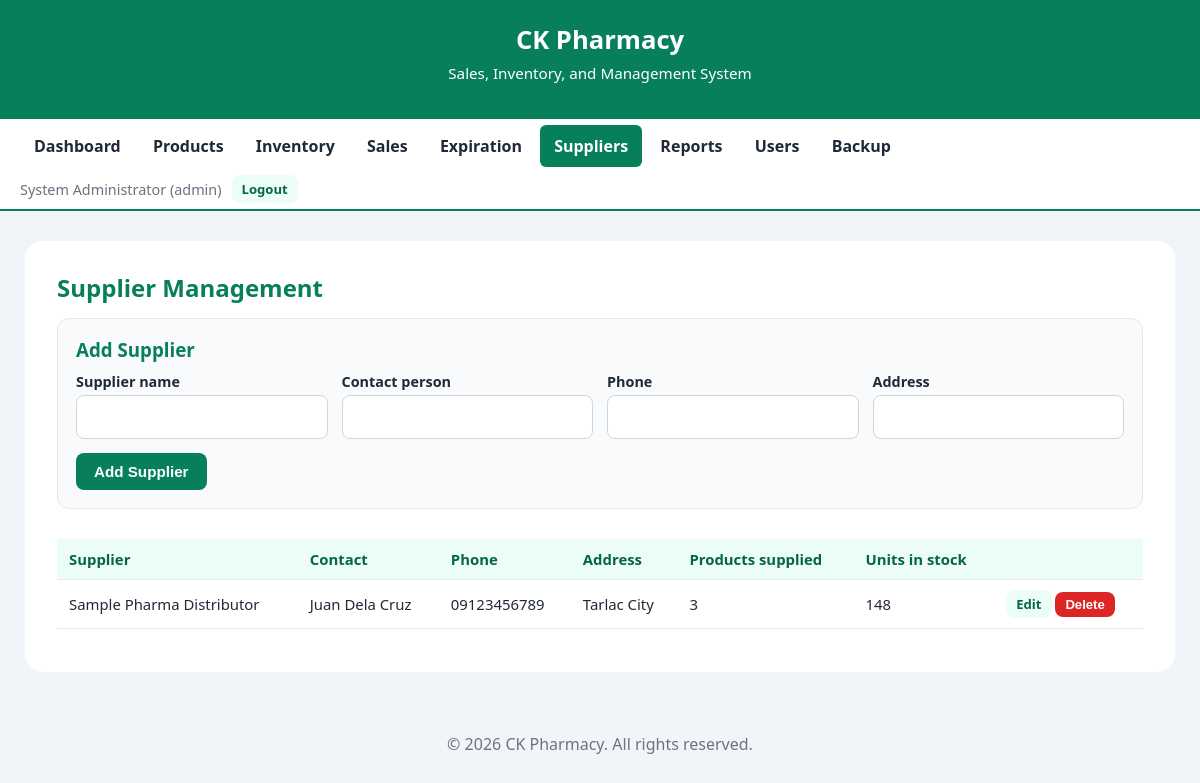
Page /suppliers.php (signed in) on the committed database.
### tables this page shows
CREATE TABLE IF NOT EXISTS suppliers (
    id INT AUTO_INCREMENT PRIMARY KEY,
    name VARCHAR(100) NOT NULL,
    contact_person VARCHAR(100),
    phone VARCHAR(30),
    address VARCHAR(255),
    created_at TIMESTAMP DEFAULT CURRENT_TIMESTAMP
);

### includes/config.php (called while the page is built, shortened)
<?php
function e($value)
{
    return htmlspecialchars((string)$value, ENT_QUOTES, 'UTF-8');
}

### includes/auth.php (called while the page is built, shortened)
<?php
require_once __DIR__ . '/config.php';
function is_admin()
{
    return !empty($_SESSION['user']) && $_SESSION['user']['role'] === 'admin';
}

### suppliers.php (the view, shortened to what this page needs)
<?php
require_once 'includes/auth.php';
$edit = null;
$suppliers = $pdo->query('SELECT s.*, COUNT(p.id) AS product_count, COALESCE(SUM(p.quantity),0) AS units
                          FROM suppliers s LEFT JOIN products p ON p.supplier_id = s.id
                          GROUP BY s.id ORDER BY s.name')->fetchAll();
require 'includes/header.php';
?>
<h2>Supplier Management</h2>
<form method="post" class="form-box">
    <h3 style="margin-top:0"><?= $edit ? 'Edit Supplier' : 'Add Supplier' ?></h3>
    <div class="form-grid">
        <div><label>Supplier name</label><input type="text" name="name" required value="<?= e($edit['name'] ?? '') ?>"></div>
        <div><label>Contact person</label><input type="text" name="contact_person" value="<?= e($edit['contact_person'] ?? '') ?>"></div>
        <div><label>Phone</label><input type="text" name="phone" value="<?= e($edit['phone'] ?? '') ?>"></div>
        <div><label>Address</label><input type="text" name="address" value="<?= e($edit['address'] ?? '') ?>"></div>
    </div>
    <button class="btn" type="submit"><?= $edit ? 'Update Supplier' : 'Add Supplier' ?></button>
</form>
<div class="table-wrap"><table>
    <tr><th>Supplier</th><th>Contact</th><th>Phone</th><th>Address</th><th>Products supplied</th><th>Units in stock</th><th></th></tr>
    <?php foreach ($suppliers as $s): ?>
        <tr>
            <td><?= e($s['name']) ?></td><td><?= e($s['contact_person']) ?></td><td><?= e($s['phone']) ?></td>
            <td><?= e($s['address']) ?></td><td><?= $s['product_count'] ?></td><td><?= $s['units'] ?></td>
            <td class="actions">
                <a class="btn btn-small btn-light" href="suppliers.php?edit=<?= $s['id'] ?>">Edit</a>
                <?php if (is_admin()): ?>
                <form method="post" style="display:inline" onsubmit="return confirm('Delete this supplier?')">
                    <button class="btn btn-small btn-danger" type="submit">Delete</button>
                </form>
                <?php endif; ?>
            </td>
        </tr>
    <?php endforeach; ?>
</table></div>
<?php require 'includes/footer.php'; ?>

### css/style.css (style rules this page uses)
:root { --green: #077f5a; --green-dark: #05654a; --green-light: #ecfdf5; --bg: #f1f5f9; --text: #1f2937; --muted: #6b7280; --danger: #dc2626; --warning: #d97706; --border: #d1d5db; }
* { box-sizing: border-box; margin: 0; padding: 0; }
body { font-family: "Segoe UI", Arial, sans-serif; background: var(--bg); color: var(--text); min-height: 100vh; display: flex; flex-direction: column; }
h2 { color: var(--green); margin-bottom: 14px; }
h3 { color: var(--green); margin: 22px 0 10px; }
.btn { display: inline-block; background: var(--green); color: #fff; border: none; padding: 10px 18px; border-radius: 8px; font-size: 0.95rem; font-weight: 600; cursor: pointer; text-decoration: none; }
.btn-small { padding: 5px 10px; font-size: 0.82rem; }
.btn-light { background: var(--green-light); color: var(--green-dark); }
.btn-danger { background: var(--danger); }
.form-grid { display: grid; grid-template-columns: repeat(auto-fit, minmax(210px, 1fr)); gap: 14px; margin-bottom: 14px; align-items: end; }
label { display: block; font-weight: 600; font-size: 0.9rem; margin-bottom: 4px; }
input[type=text], input[type=password], input[type=number], input[type=date], input[type=file], select, textarea { width: 100%; padding: 9px 11px; border: 1px solid var(--border); border-radius: 8px; font-size: 0.95rem; font-family: inherit; background: #fff; }
input[type=text], input[type=password], input[type=number], input[type=date], select { height: 44px; }
.form-box { background: #f9fafb; border: 1px solid #e5e7eb; border-radius: 12px; padding: 18px; margin-bottom: 22px; }
.table-wrap { overflow-x: auto; }
table { width: 100%; border-collapse: collapse; margin-top: 8px; }
th, td { padding: 10px 12px; text-align: left; border-bottom: 1px solid #e5e7eb; font-size: 0.93rem; }
th { background: var(--green-light); color: var(--green-dark); }
td.actions { white-space: nowrap; }
html { scroll-behavior: smooth; }

### rows in the picture
suppliers: name "Sample Pharma Distributor", contact_person "Juan Dela Cruz", phone "09123456789", address "Tarlac City", product_count "3", units "148"

### other values in the picture
$label "Dashboard"
$label "Products"
$label "Inventory"
$label "Sales"
$label "Expiration"
$label "Suppliers"
$label "Reports"
$label "Users"
$label "Backup"
$_SESSION['user']['full_name'] "System Administrator"
$_SESSION['user']['role'] "admin"
